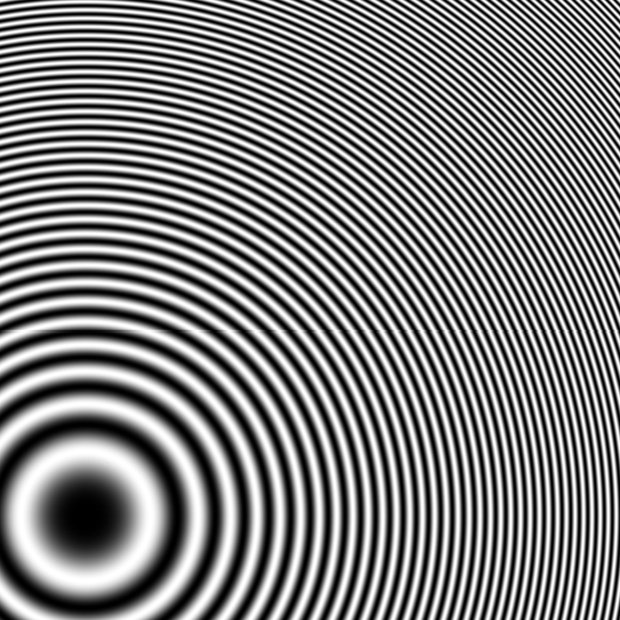
#> input picture 实验3/3-2/figure2.png, 620 x 620 px, found by its file name
$ python traditional.py
#> lines starting #> are read from the running program, lines starting #| are printed output that depends on the picture; after the words box and inside, x2 and y2 are one past the last pixel; in counts of white or black regions, pixels touching at a corner belong together; long printed decimals are rounded
from matplotlib import pyplot as plt
from scipy.interpolate import interp1d
from scipy.io import savemat
import numpy as np
import cv2


def read_and_process_image(input_path, threshold_value=200):
#> called with input_path = './figure2.png', threshold_value = 200
    input_image = cv2.imread(input_path)
#> input_image is the input picture: shape (620, 620, 3); min 0, max 255, mean 127.4
    grey = cv2.cvtColor(input_image, cv2.COLOR_BGR2GRAY)
    # 应用高斯滤波去除噪声
    blurred = cv2.GaussianBlur(grey, (5, 5), 0)
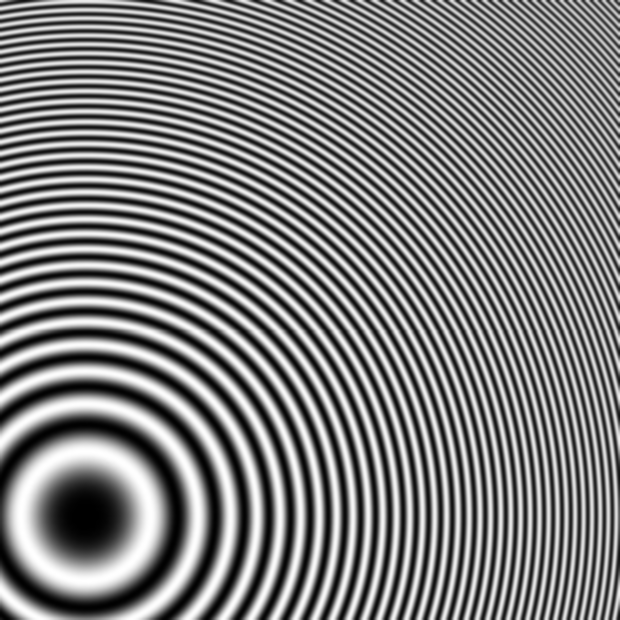
#> blurred: shape (620, 620); min 0, max 255, mean 127.4
    # 二值化
    _, binary_image = cv2.threshold(blurred, threshold_value, 255, cv2.THRESH_BINARY_INV)
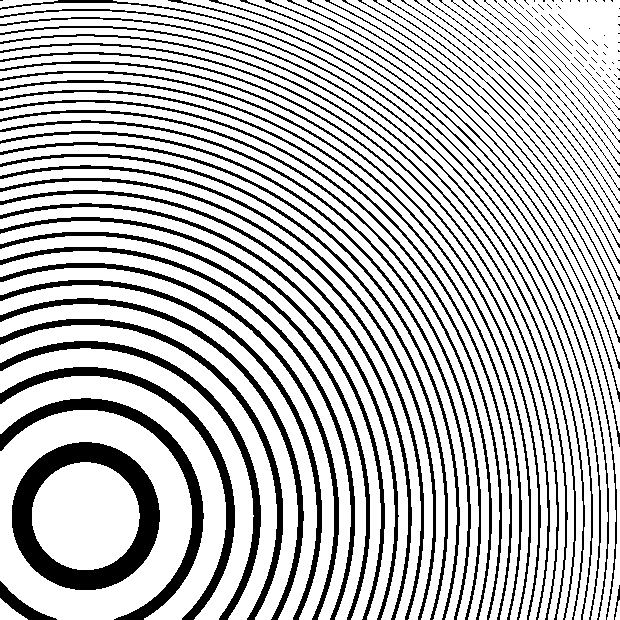
#> binary_image: shape (620, 620); 74.5% white; 135 black regions (77 under 20 px), largest, box (x1, y1, x2, y2) and area: (12, 442, 160, 590) 8077, (0, 398, 204, 620) 4638, (0, 367, 235, 620) 3817
    # 使用霍夫圆变换检测圆形
    found_circles = cv2.HoughCircles(binary_image, cv2.HOUGH_GRADIENT, dp=1, minDist=1,
                                     param1=50, param2=400, minRadius=0, maxRadius=0)
#> found_circles = None

    # 如果检测到圆形，则绘制圆形
    if found_circles is not None:
        found_circles = np.round(found_circles[0, :]).astype("int")
        for (x, y, r) in found_circles:
            cv2.circle(input_image, (x, y), r, (0, 255, 0), 2)
            cv2.circle(input_image, (x, y), 2, (0, 0, 255), 3)  # 绘制圆心

    # cv2.imshow("input image", input_image)
    """cv2.imshow("edges", binary_image)
    cv2.waitKey(0)
    cv2.destroyAllWindows()"""

    return grey, found_circles


# [158 lines left out: functions interpolation_analyse, plot_sig, get_line_signal, analyse_sig, not called in this run]


if __name__ == "__main__":
    fs = 1          # 1 / pixel
    dx = 1.3612     # um / pixel
    lamda = 0.635   # um

    image, circles = read_and_process_image("./figure2.png")
#> (the run stopped early here; a loop or call above may not have finished)

$ run again, with 实验3/3-2/figure3.png copied over 实验3/3-2/figure2.png
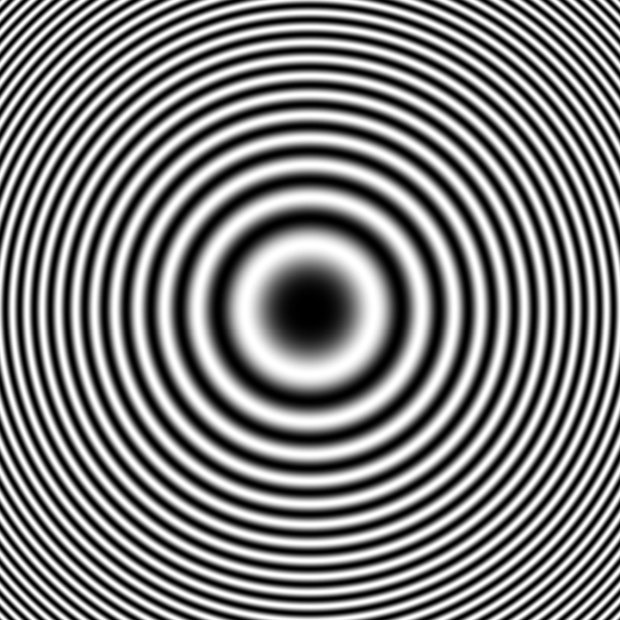
#> input picture 实验3/3-2/figure3.png, 620 x 620 px, found by its file name
#> in read_and_process_image, input_image is the input picture: shape (620, 620, 3); min 0, max 255, mean 127.6
#> in read_and_process_image, `_, binary_image = cv2.threshold(blurred, threshold_value, 255, cv2.THR..`:
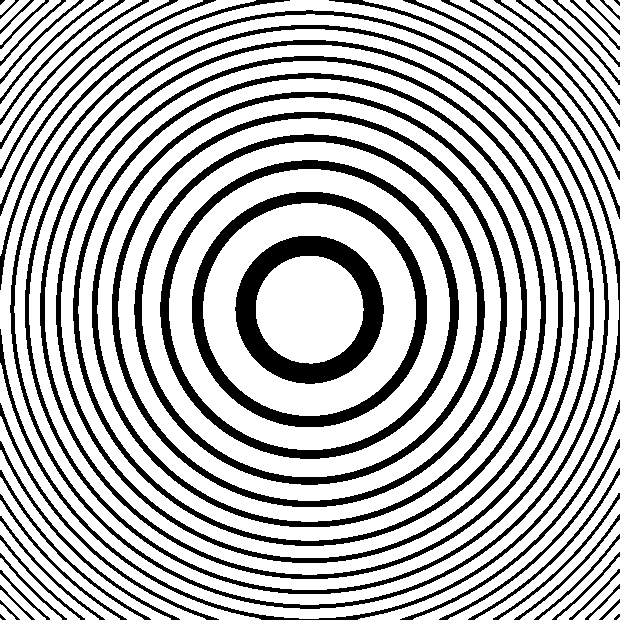
#> binary_image: shape (620, 620); 71% white; 57 black regions (3 under 20 px), largest, box (x1, y1, x2, y2) and area: (235, 236, 384, 384) 8076, (192, 192, 427, 427) 7999, (160, 160, 459, 459) 7968
#> in read_and_process_image, `found_circles = cv2.HoughCircles(binary_image, cv2.HOUGH_GRADIENT, dp=..`: found_circles = 214 rows, first 8: [306.5, 310.5, 267.1], [310.5, 306.5, 267.1], [311.5, 310.5, 251], [307.5, 307.5, 297.1], [310.5, 311.5, 233.8], [311.5, 308.5, 266.9], [304.5, 314.5, 301.9], [301.5, 309.5, 291.8]
#> in read_and_process_image, `found_circles = np.round(found_circles[0, :]).astype("int")`: found_circles = 214 rows, first 8: [306, 310, 267], [310, 306, 267], [312, 310, 251], [308, 308, 297], [310, 312, 234], [312, 308, 267], [304, 314, 302], [302, 310, 292]
#> the loop in read_and_process_image, `for (x, y, r) in found_circles:` made 214 passes
#> circles has the same summary as found_circles in read_and_process_image
#> mean_x = 309.4
#> mean_y = 310
#| shape: (620, 620)
#| circle:(309.383, 310.037)
#> the loop `for sigma in range(k):` made 100 passes
#> (printed output is left out)
#> after the loop `for sigma in range(k):`: R_lst = 100 values, max 25821.8 at index 1, min 23518.5 at index 24, mean 24573; outputs = 100 items
#> `x = [i for i in range(len(R_lst))]`: x = 100 values from 0 to 99
#> t = 311 values from 0 to 310
#> signal = 311 values, max 137.3 at index 66, min -117.7 at index 0, mean 0
#> t2 = 311 values from 0 to 96100
#> signal_trans = 311 values, max 138.6 at index 122, min -118.4 at index 163, mean 9.07
#> in plot_sig, `freq = mdic['freq']`: freq = 311 values from -0.498 to 0.498
#> freq_data = 311 values, max 5566.8 at index 151, min 3.85e-13 at index 155, mean 821.2
#> trans_freq = 311 values from -0.0016 to 0.0016
#> trans_freq_data = 311 values, max 13316 at index 144, min 116.6 at index 11, mean 539.3
#> in plot_sig, `plt.show()`:
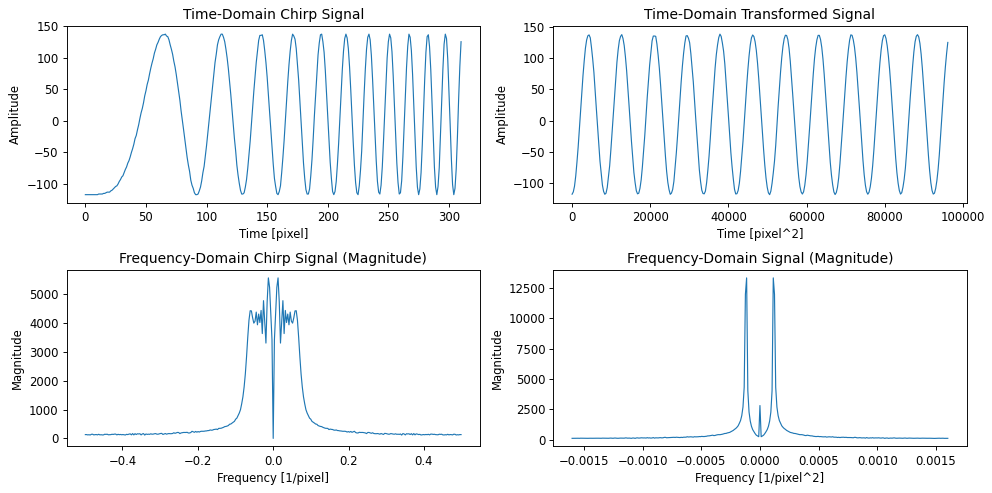
#> figure drawn by matplotlib, 4 panels; panel 1: curve peaks at x = 66, y = 137.3; panel 2: curve peaks at x = 37820, y = 138.6; panel 3: curve peaks at x = -0.0129, y = 5566.8; panel 4: curve peaks at x = -0.000114, y = 13316
